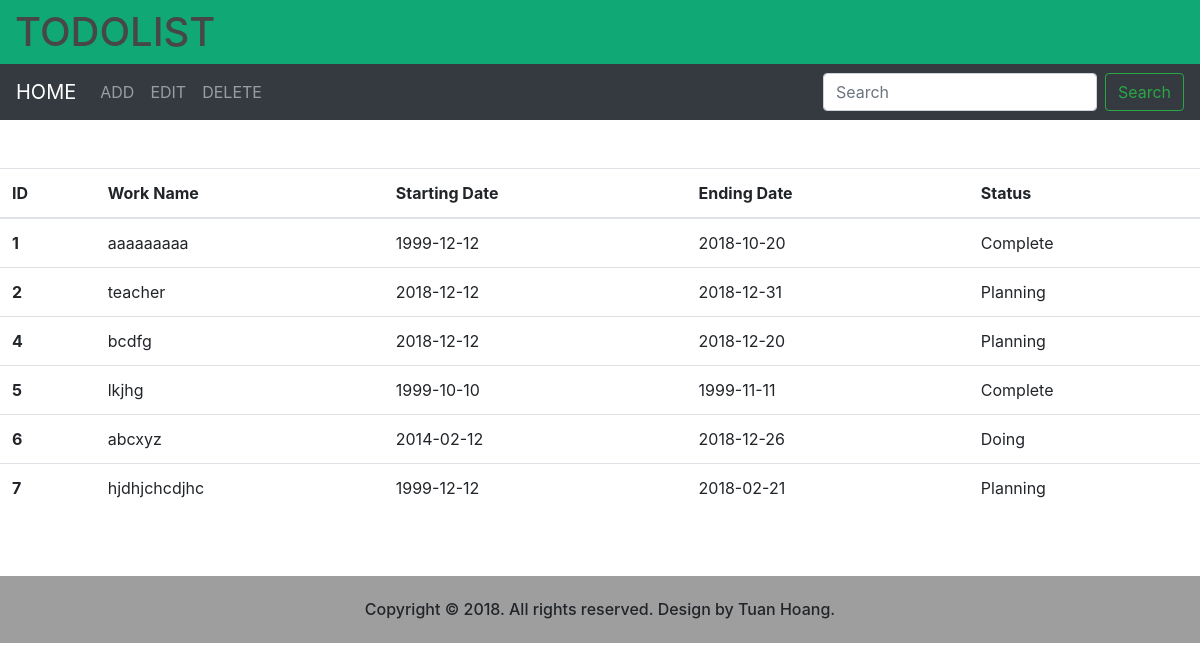
The page / on the database its author committed.
### tables this page shows
CREATE TABLE `work` (
  `Id` int(200) UNSIGNED NOT NULL,
  `Workname` varchar(250) NOT NULL,
  `Startingdate` date NOT NULL,
  `Endingdate` date NOT NULL,
  `Status` varchar(250) NOT NULL
);

### database.php (called while the page is built, shortened)
<?php
class database{
    public $_dbh = '';
    public $_sql = '';
    public function database() {
        $this->_dbh = new PDO('mysql:host=localhost; dbname=todolist','root','');
        $this->_dbh->query('set names "utf8"');
    }
    public function setQuery($sql) {
        $this->_sql = $sql;
    }
    public function execute($options=array()) {
        $this->_cursor = $this->_dbh->prepare($this->_sql);
        $this->_cursor->execute();
        return $this->_cursor;
    }
    public function loadAllRows($options=array()) {
        if(!$options) {
            if(!$result = $this->execute())
                return false;
        }
        else {
            if(!$result = $this->execute($options))
                return false;
        }
        return $result->fetchAll(PDO::FETCH_OBJ);
    }
}
?>

### c_work.php (called while the page is built, shortened)
<?php
	include("model/m_work.php");
	class C_work
	{
		public function index(){
			$m_work = new M_work();
			$work = $m_work->getWork();
			return array('work'=>$work);
		}
	}
 ?>

### m_work.php (called while the page is built, shortened)
<?php
	include("database.php");
	class M_work extends database
	{
		function getWork()
		{
			$sql = 'SELECT * FROM work';
			return $this->loadAllRows();
		}
	}
 ?>

### index.php (the view, shortened to what this page needs)
<!DOCTYPE html>
<html>
<head>
	<link rel="stylesheet" href="https://use.fontawesome.com/releases/v5.0.13/css/all.css">
	<link rel="stylesheet" href="https://stackpath.bootstrapcdn.com/bootstrap/4.1.1/css/bootstrap.min.css">
	<link rel="stylesheet" href="public/css/css.css">
</head>
<body>
	<div class="col-md-12 header">
		<h1 class="pt-2 pb-2">TODOLIST</h1>
	</div>
	<header>
      <nav class="navbar navbar-expand-md navbar-dark bg-dark">
        <a class="navbar-brand" href="index.php">HOME</a>
        <div class="collapse navbar-collapse" id="navbarCollapse">
          <ul class="navbar-nav mr-auto">
            <li class="nav-item">
              <a class="nav-link" href="add.php">ADD</a>
            </li>
            <li class="nav-item">
              <a class="nav-link" href="edit.php">EDIT</a>
            </li>
            <li class="nav-item">
              <a class="nav-link" href="delete.php">DELETE</a>
            </li>
          </ul>
          <form class="form-inline mt-2 mt-md-0">
            <input class="form-control mr-sm-2" type="text" placeholder="Search" aria-label="Search">
            <button class="btn btn-outline-success my-2 my-sm-0" type="submit">Search</button>
          </form>
        </div>
      </nav>
    </header>
    <div class="content pt-5 pb-5">
    	<?php
    		include("controller/c_work.php");
    		$c_work = new C_work();
		    $nd = $c_work->index();
		    $work = $nd['work'];
		   	echo'
		    <table class="table">
				  <thead>
				    <tr>
				      <th scope="col">ID</th>
				      <th scope="col">Work Name</th>
				      <th scope="col">Starting Date</th>
				      <th scope="col">Ending Date</th>
				      <th scope="col">Status</th>
				    </tr>
				  </thead>
				  <tbody>';
		    foreach ($work as $w) {
				echo" 	<tr>
				      <th scope='row'>$w->Id</th>
				      <td>$w->Workname</td>
				      <td>$w->Startingdate</td>
				      <td>$w->Endingdate</td>
				      <td>$w->Status</td>
				    </tr>";
		    }
		     echo'</tbody>
				</table>';
    	 ?>
	</div>
	<div class="col-md-12 footer">
		<div class="col-md-12 text-center pt-4 pb-3">
			<h6>Copyright © 2018. All rights reserved. Design by Tuan Hoang.</h6>
		</div>
	</div>
</body>
</html>

### css.css (style rules this page uses)
body { margin: 0; padding: 0; }
.header { background-color: #10a975; margin-bottom: -8px; }
.header h1 { color: #474747; }
.footer { background-color: #9e9e9e; }

### rows shown on the page
work: Id "1", Workname "aaaaaaaaa", Startingdate "1999-12-12", Endingdate "2018-10-20", Status "Complete"
work: Id "2", Workname "teacher", Startingdate "2018-12-12", Endingdate "2018-12-31", Status "Planning"
work: Id "4", Workname "bcdfg", Startingdate "2018-12-12", Endingdate "2018-12-20", Status "Planning"
work: Id "5", Workname "lkjhg", Startingdate "1999-10-10", Endingdate "1999-11-11", Status "Complete"
work: Id "6", Workname "abcxyz", Startingdate "2014-02-12", Endingdate "2018-12-26", Status "Doing"
work: Id "7", Workname "hjdhjchcdjhc", Startingdate "1999-12-12", Endingdate "2018-02-21", Status "Planning"
